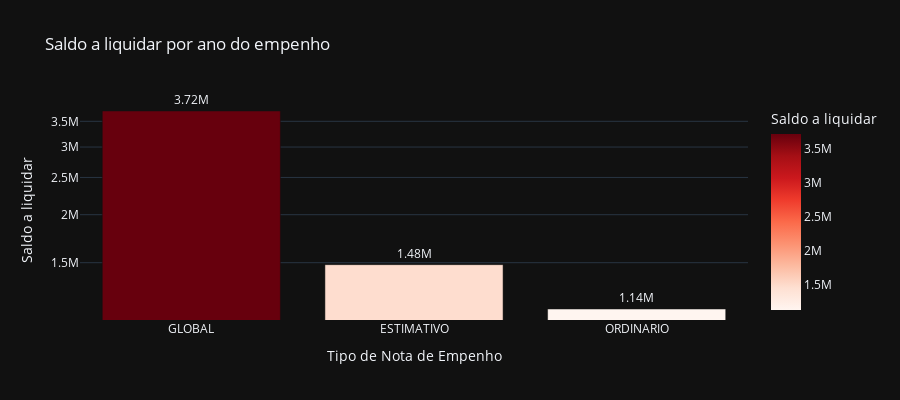

Notebook code cell kept with this figure:
### Code cell
# Saldo a liquidar por tipo de NE
cols = ['TIPO_NE', 'A_LIQUIDAR']

df_aux = df.loc[:, cols].groupby('TIPO_NE').sum().sort_values(by= 'A_LIQUIDAR', ascending=False).reset_index()
df_aux = df_aux[df_aux['A_LIQUIDAR'] > 0]
fig = px.bar(df_aux, 
             x='TIPO_NE', 
             y='A_LIQUIDAR',
             title='Saldo a liquidar por ano do empenho',
             labels={'TIPO_NE':'Tipo de Nota de Empenho', 'A_LIQUIDAR':'Saldo a liquidar'},
             text_auto='.3s',
             height=400,
             log_y=True,
             color='A_LIQUIDAR',
             color_continuous_scale = 'reds',
             template='plotly_dark')
fig.update_traces(textposition = 'outside', cliponaxis = False, hovertemplate=None)
fig.update_layout(hovermode="x unified")

fig.show()

### Figure 1 — Plotly figure (JSON) as saved in the notebook; plotly's stock layout.template omitted (floating-point values rounded to 4 significant figures)
{"data": [{"alignmentgroup": "True", "cliponaxis": false, "legendgroup": "", "marker": {"color": [3723000.0, 1482000.0, 1136000.0], "coloraxis": "coloraxis", "pattern": {"shape": ""}}, "name": "", "offsetgroup": "", "orientation": "v", "showlegend": false, "textposition": "outside", "texttemplate": "%{y:.3s}", "type": "bar", "x": ["GLOBAL", "ESTIMATIVO", "ORDINARIO"], "xaxis": "x", "y": [3723000.0, 1482000.0, 1136000.0], "yaxis": "y"}], "layout": {"barmode": "relative", "coloraxis": {"colorbar": {"title": {"text": "Saldo a liquidar"}}, "colorscale": [[0, "rgb(255,245,240)"], [0.125, "rgb(254,224,210)"], [0.25, "rgb(252,187,161)"], [0.375, "rgb(252,146,114)"], [0.5, "rgb(251,106,74)"], [0.625, "rgb(239,59,44)"], [0.75, "rgb(203,24,29)"], [0.875, "rgb(165,15,21)"], [1, "rgb(103,0,13)"]]}, "height": 400, "hovermode": "x unified", "legend": {"tracegroupgap": 0}, "title": {"text": "Saldo a liquidar por ano do empenho"}, "xaxis": {"anchor": "y", "domain": [0, 1], "title": {"text": "Tipo de Nota de Empenho"}}, "yaxis": {"anchor": "x", "domain": [0, 1], "title": {"text": "Saldo a liquidar"}, "type": "log"}}}
